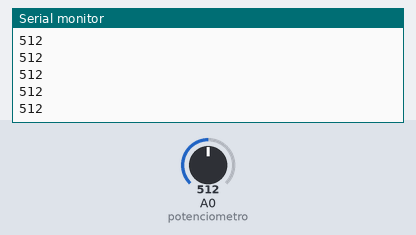
Recording of a sketch running on a simulated Arduino Uno, built with avr-gcc and run on an emulated ATmega328P. Shown: the last lines printed to the serial monitor. The test bench sets the inputs (shaded band); at power-on: A0 (potenciometro) = 512.

Above: at 1.2 s.
1.3 s: A0 (potenciometro) set to 716
At 1.56 s:
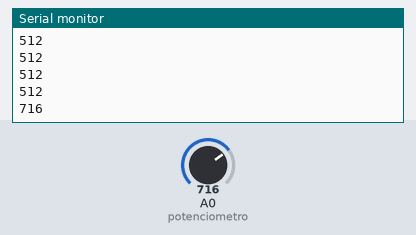
2.8 s: A0 (potenciometro) set to 900
At 2.96 s:
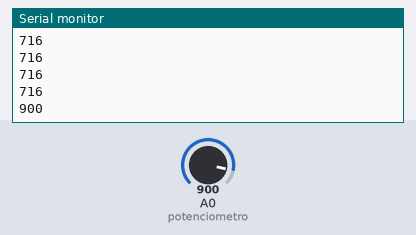
Timing chart, 0 to 5.8 s (numbered marks = the images above; inputs shaded):
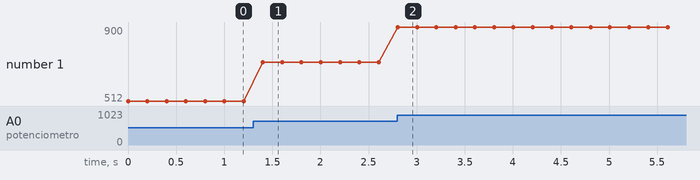

The sketch:

Arduino_EQ_4.ino
```cpp
int potenciometro = A0;

void setup() {
  // put your setup code here, to run once:
  Serial.begin(9600);
}

int valor;
void loop() {
  // put your main code here, to run repeatedly:
  valor = analogRead(potenciometro);

  Serial.println(valor);
  delay(200);
}
```

Measured:
- after the input at 1.3 s, the serial monitor: prints a new line after 0.10 s (image 1)
- after the input at 2.8 s, the serial monitor: prints a new line at once (image 2)
- plotted number 1: 512 → 716 after the input at 1.3 s, 716 → 900 after the input at 2.8 s
